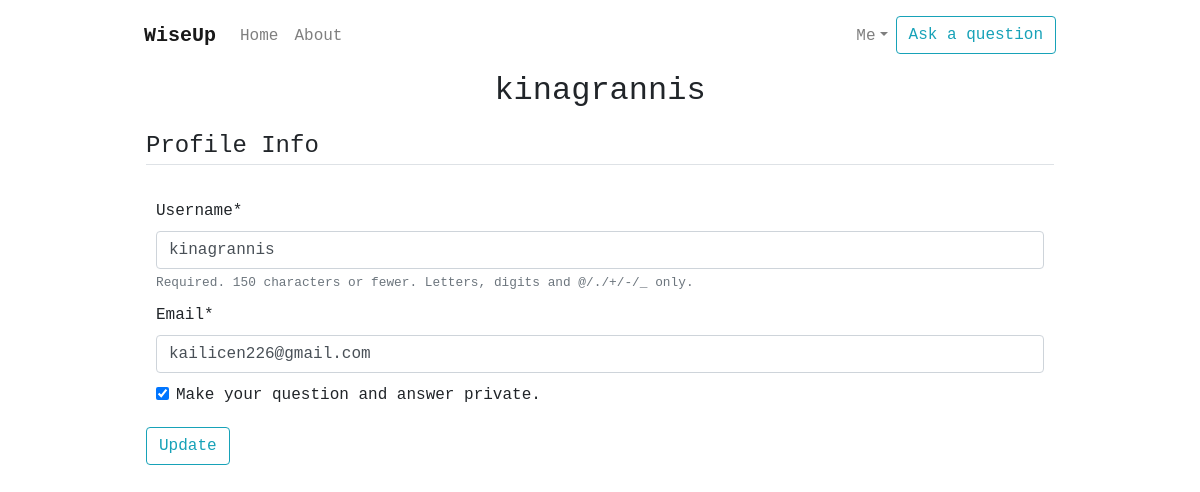
The page /profile/ (signed in) on the database as committed earlier.
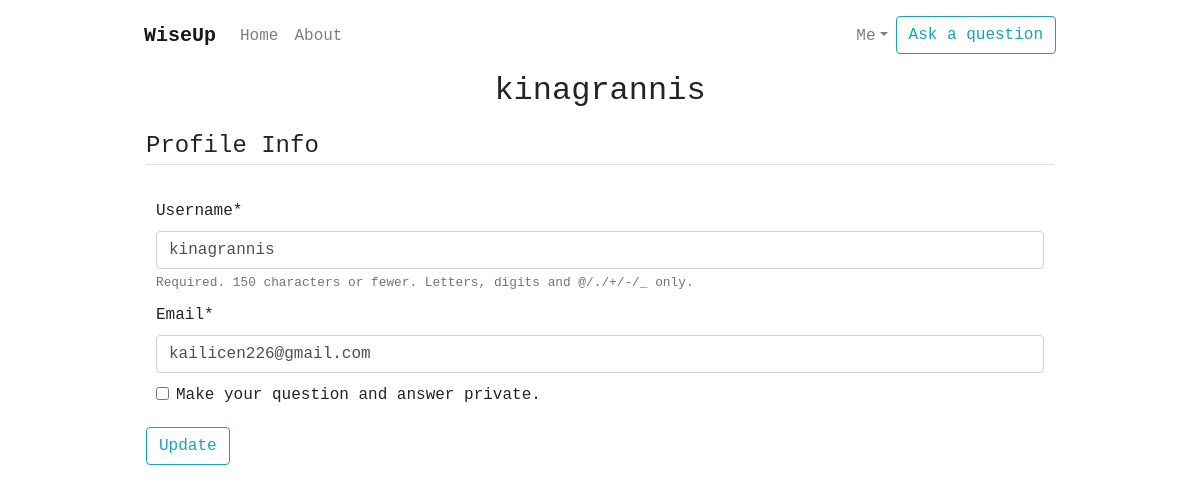
The same page on the database as committed later.
### users/models.py (models this page shows, shortened)
class Profile(models.Model):
    user = models.OneToOneField(User, related_name='profile', on_delete=models.CASCADE)
    if_private = models.BooleanField(default=False, null=False)

### users/views.py (the view)
# urls.py: path('profile/', user_views.profile, name='profile'),
@login_required
def profile(request):
    if request.method == 'POST':
        u_form = UserUpdateForm(request.POST, instance=request.user)
        p_form = ProfileUpdateForm(request.POST,
                                   request.FILES,
                                   instance=request.user.profile)
        if u_form.is_valid() and p_form.is_valid():
            u_form.save()
            p_form.save()
            messages.success(request, f'Your account has been updated!')
            return redirect('profile')
    else:
        u_form = UserUpdateForm(instance=request.user)
        p_form = ProfileUpdateForm(instance=request.user.profile)
    context = {
        'u_form': u_form,
        'p_form': p_form
    }
    return render(request, 'users/profile.html', context)

### users/forms.py
class UserUpdateForm(forms.ModelForm):
    email = forms.EmailField()
    class Meta:
        model = User
        fields = ['username', 'email']

class ProfileUpdateForm(forms.ModelForm):
    class Meta:
        model = Profile
        fields = ['if_private']
        labels = {
            'if_private': _('Make your question and answer private. '),
        }

### users/templates/users/profile.html (shortened to what this page needs)
{% extends "wiseup/base.html" %}{% load crispy_forms_tags %}{% block content %}
<div class="d-flex flex-column p-2">
  <div class="content-section">
    <div class="media">
      <div class="media-body">
        <h2 class="account-heading text-center">{{ user.username }}</h2>
      </div>
    </div>
    <form method="POST" enctype="multipart/form-data">
      <fieldset class="form-group">
        <legend class="border-bottom mb-4">Profile Info</legend>
        {{ u_form|crispy }} {{ p_form|crispy }}
      </fieldset>
      <div class="form-group">
        <button class="btn btn-outline-info" type="submit">Update</button>
      </div>
    </form>
  </div>
</div>
{% endblock content %}

### wiseup/templates/wiseup/base.html (shortened to what this page needs)
{% load static %}
<!DOCTYPE html>
<html lang="en">
  <head>
    <link
      rel="stylesheet"
      href="https://cdn.jsdelivr.net/npm/bootstrap@4.0.0/dist/css/bootstrap.min.css"
    />
    <link rel="stylesheet" type="text/css" href="{% static 'css/main.css' %}" />
  </head>
  <body class="d-flex h-100 monaco">
    <div class="cover-container d-flex w-100 h-100 p-2 mx-auto flex-column">
      <header class="mb-auto text-center">
        <nav class="navbar navbar-expand-lg navbar-light bg-white">
          <a class="navbar-brand" href="{% url 'wiseup-home' %}">WiseUp</a>
          <div
            class="collapse navbar-collapse justify-content-end"
            id="navbarContent"
          >
            <ul class="navbar-nav mr-auto">
              <li class="nav-item">
                <a class="nav-link" href="{% url 'wiseup-home' %}">Home</a>
              </li>
              <li class="nav-item">
                <a class="nav-link" href="{% url 'wiseup-resources' %}"
                  >About</a
                >
              </li>
            </ul>
            {% if user.is_authenticated %}
            <ul class="navbar-nav">
              <li class="nav-item dropdown">
                <a
                  class="nav-link dropdown-toggle"
                  id="dropdownmenu"
                  href="#"
                  data-toggle="dropdown"
                  aria-haspopup="true"
                  aria-expanded="false"
                  >Me</a
                >
              </li>
              {% else %}
              <ul class="navbar-nav">
                <li class="nav-item">
              <a class="nav-link" href="{% url 'login' %}">Login</a></li>
            <li class="nav-item"><a class="nav-link" href="{% url 'register' %}">Register</a></li>
          {% endif %}
              <li class="nav-item">
                <a
                  class="btn btn-outline-info"
                  type="button"
                  href="{% url 'question-create' %}"
                >
                  Ask a question
              </a>
              </li>
            </ul>
          </div>
        </nav>
      </header>
      <div class="main">
        {% block content %}{% endblock %}
      </div>
    </div>
  </body>
</html>

### wiseup/static/css/main.css (style rules this page uses)
.monaco { font-family: "Monaco", monospace; }
.cover-container { max-width: 60em; }
nav a.navbar-brand { font-weight: 600; }
a:link { text-decoration: none; }
a.nav-link { color: #5bc0de; }
.form-group { margin: 10px !important; }

Rows that differ between the two databases and show on the page:
changed Profile: if_private "☑" → "☐"
